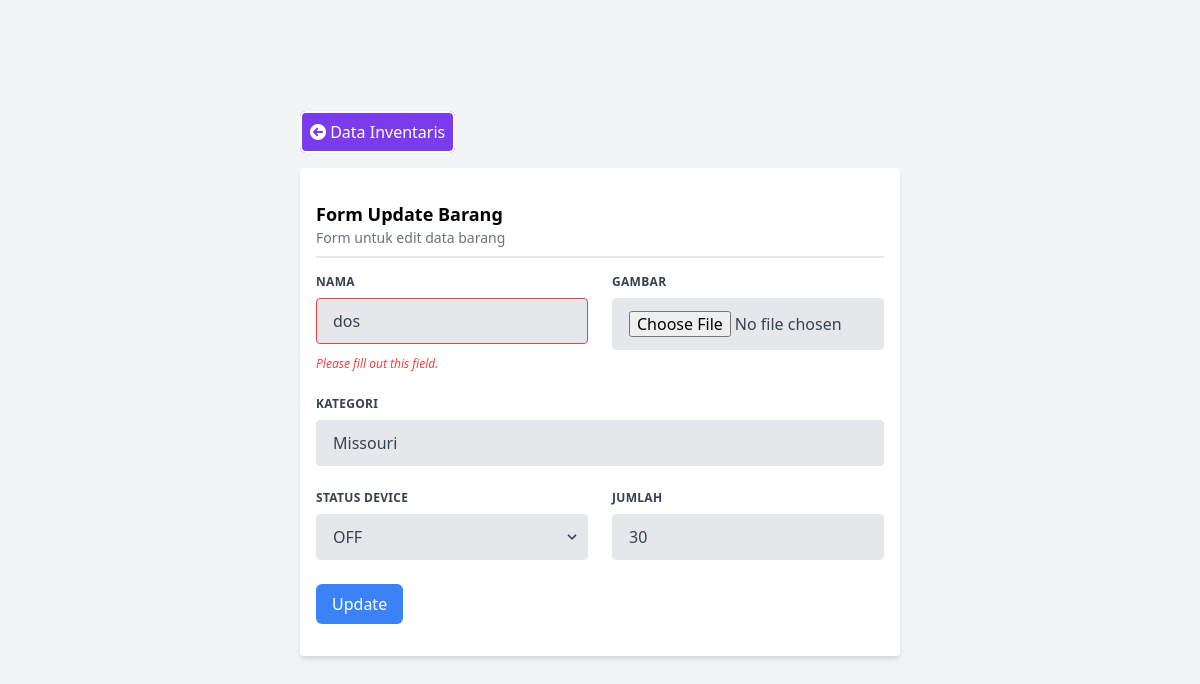
Before: /inventory/edit/6 with the older database file.
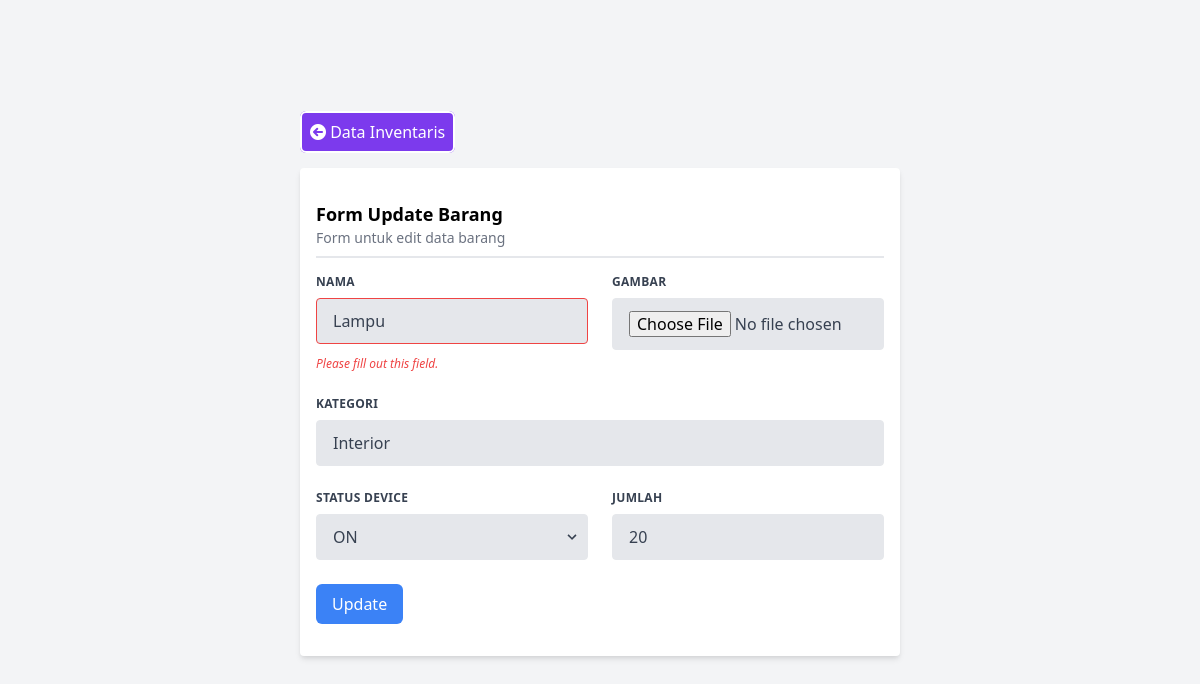
After: the same page with the newer database file.
### tables this page shows
CREATE TABLE inventories(
id INTEGER PRIMARY KEY AUTOINCREMENT,
name VARCHAR(255),
category VARCHAR(255),
device_status VARCHAR(10),
jumlah INT(11));

### application/controllers/Inventory.php (called while the page is built, shortened)
<?php
class Inventory extends CI_Controller {
	public function __construct(){
		$this->load->model('InventoryModel');
		$this->model = $this->InventoryModel;
	}
    public function edit(){
        $kode = $this->uri->segment(3);
        $this->model->get_row($kode);
        $this->load->view('inventory/edit', ['model' => $this->model->row]);
    }
}

### index.php (called while the page is built, shortened)
<?php
require_once BASEPATH.'core/CodeIgniter.php';

### application/models/InventoryModel.php (called while the page is built, shortened)
<?php
    class InventoryModel extends CI_Model {
        public function get_row($kode){
            $sql = sprintf("SELECT * FROM inventories WHERE id='%s'", $kode);
            $query = $this->db->query($sql);
        }
    }
?>

### application/views/inventory/edit.php (the view, shortened to what this page needs)
<!DOCTYPE html>
<html lang="en">
<head>
	<link href="https://unpkg.com/tailwindcss@^2/dist/tailwind.min.css" rel="stylesheet">
	<link rel="stylesheet" href="https://cdnjs.cloudflare.com/ajax/libs/font-awesome/6.0.0-beta2/css/all.min.css" />
</head>
<body class="bg-blueGray-50">
<div class="overflow-x-auto">
	<div class="min-w-screen min-h-screen bg-gray-100 flex items-center justify-center bg-gray-100 font-sans overflow-hidden">
		<div class="w-2/4">
			<div class="flex">
				<div class="flex-1">
					<a href="<?php echo site_url('inventory/index')?>" class="bg-purple-600 px-2 py-2 rounded-md text-white border-white border-2 hover:bg-purple-700">
						<span class="fa fa-arrow-circle-left"></span> Data Inventaris
					</a>
				</div>
			</div>
			<div class="bg-white shadow-md rounded my-6 px-4 py-8">
				<h3 class="font-semibold text-lg">Form Update Barang</h3>
				<p class="text-sm text-gray-500">Form untuk edit data barang</p>
				<div class="border-t-2 mt-2"></div>
				<form class="w-full mt-4" action="<?php echo site_url('inventory/update')?>" method="post">
					<div class="flex flex-wrap -mx-3 mb-6">
						<div class="w-full md:w-1/2 px-3 mb-6 md:mb-0">
							<label class="block uppercase tracking-wide text-gray-700 text-xs font-bold mb-2" for="grid-first-name">
								Nama
							</label>
							<input class="appearance-none block w-full bg-gray-200 text-gray-700 border
							border-red-500 rounded py-3 px-4 mb-3 leading-tight focus:outline-none focus:bg-white"
								   id="txt_name" name="txt_name" type="text" placeholder="Jane" value="<?= $model->name
							?>">
							<p class="text-red-500 text-xs italic">Please fill out this field.</p>
						</div>
						<div class="w-full md:w-1/2 px-3">
							<label class="block uppercase tracking-wide text-gray-700 text-xs font-bold mb-2" for="grid-last-name">
								Gambar
							</label>
							<input class="appearance-none block w-full bg-gray-200 text-gray-700 border border-gray-200 rounded py-3 px-4 leading-tight focus:outline-none focus:bg-white focus:border-gray-500" id="image" name="image" type="file" placeholder="Doe">
						</div>
					</div>
					<div class="flex flex-wrap -mx-3 mb-6">
						<div class="w-full px-3">
							<label class="block uppercase tracking-wide text-gray-700 text-xs font-bold mb-2" for="grid-password">
								Kategori
							</label>
							<input class="appearance-none block w-full bg-gray-200 text-gray-700 border
							border-gray-200 rounded py-3 px-4 leading-tight focus:outline-none focus:bg-white
							focus:border-gray-500" id="jumlah" name="category" type="text"
								   value="<?= $model->category ?>">
						</div>
					</div>
					<div class="flex flex-wrap -mx-3 mb-2">
						<div class="w-full md:w-1/2 px-3 mb-6 md:mb-0">
							<label class="block uppercase tracking-wide text-gray-700 text-xs font-bold mb-2" for="grid-state">
								Status Device
							</label>
							<div class="relative">
								<select class="block appearance-none w-full bg-gray-200 border border-gray-200 text-gray-700 py-3 px-4 pr-8 rounded leading-tight focus:outline-none focus:bg-white focus:border-gray-500" id="status" name="status">
									<?php
										if($model->device_status == 1){
									?>
									<option value="1" selected>ON</option>
									<?php
										}else{
									?>
									<option value="0" selected>OFF</option>
									<?php } ?>
								</select>
								<div class="pointer-events-none absolute inset-y-0 right-0 flex items-center px-2 text-gray-700">
								</div>
							</div>
						</div>
						<div class="w-full md:w-1/2 px-3 mb-6 md:mb-0">
							<label class="block uppercase tracking-wide text-gray-700 text-xs font-bold mb-2" for="grid-zip">
								Jumlah
							</label>
							<input class="appearance-none block w-full bg-gray-200 text-gray-700 border
							border-gray-200 rounded py-3 px-4 leading-tight focus:outline-none focus:bg-white
							focus:border-gray-500" id="jumlah" name="jumlah" type="number"
								   value="<?= $model->jumlah ?>" placeholder="1">
						</div>
					</div>
					<button type="submit" name="btnSubmit" id="btnSubmit" class="bg-blue-500 px-4 py-2 text-white
					rounded-md mt-4">Update</button>
				</form>
			</div>
		</div>
	</div>
</div>
</body>
</html>

Changed rows visible on the page:
changed inventories: txt_name "dos" → "Lampu"; category "Missouri" → "Interior"; status "OFF" → "ON"; jumlah "30" → "20"
